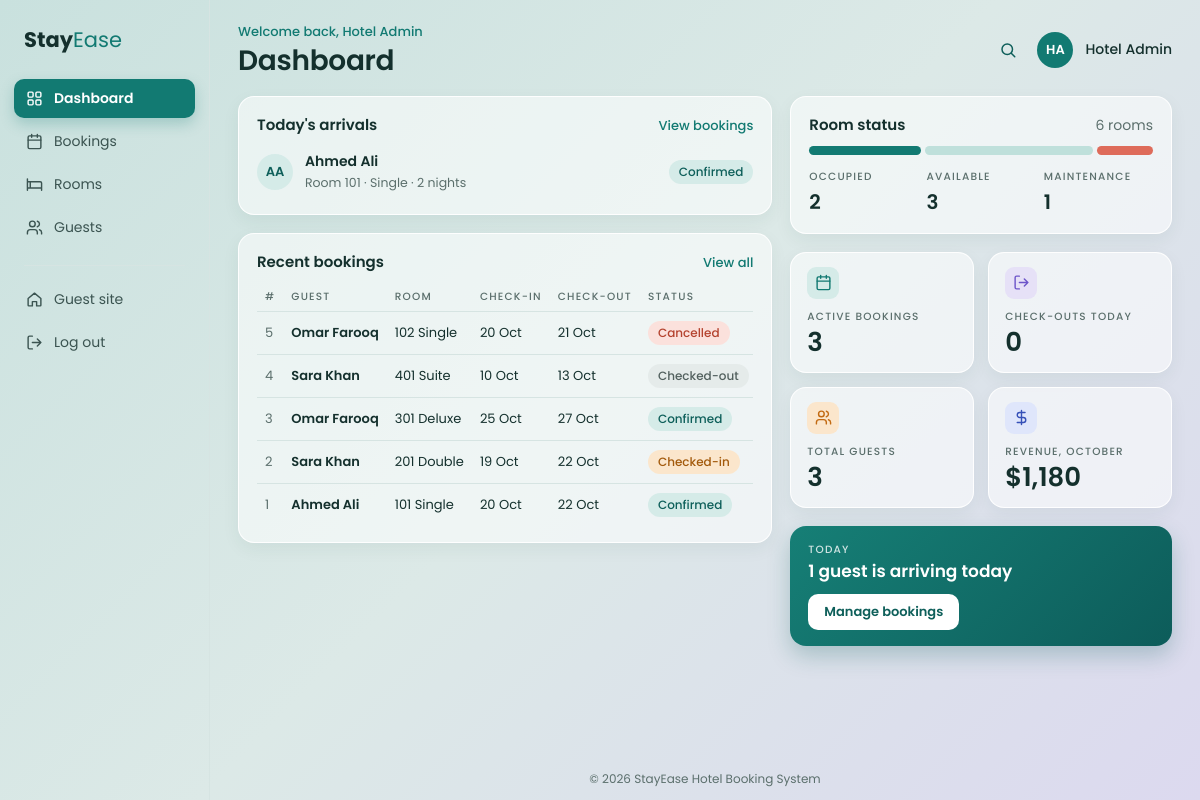
/Admin/dashboard.php (signed in), run on the app's committed database.
### tables this page shows
CREATE TABLE IF NOT EXISTS bookings (
  booking_id INT AUTO_INCREMENT PRIMARY KEY,
  guest_id INT NOT NULL,
  room_id INT NOT NULL,
  check_in DATE NOT NULL,
  check_out DATE NOT NULL,
  total_price DECIMAL(10,2) NOT NULL,
  status ENUM('Confirmed','Checked-in','Checked-out','Cancelled') NOT NULL DEFAULT 'Confirmed',
  created_at TIMESTAMP DEFAULT CURRENT_TIMESTAMP,
  CHECK (check_out > check_in),
  FOREIGN KEY (guest_id) REFERENCES guests(guest_id) ON DELETE RESTRICT,
  FOREIGN KEY (room_id) REFERENCES rooms(room_id) ON DELETE RESTRICT
);

CREATE TABLE IF NOT EXISTS guests (
  guest_id INT AUTO_INCREMENT PRIMARY KEY,
  full_name VARCHAR(100) NOT NULL,
  email VARCHAR(100) NOT NULL UNIQUE,
  phone VARCHAR(20) NOT NULL,
  password VARCHAR(255) NOT NULL,
  created_at TIMESTAMP DEFAULT CURRENT_TIMESTAMP
);

CREATE TABLE IF NOT EXISTS rooms (
  room_id INT AUTO_INCREMENT PRIMARY KEY,
  room_number VARCHAR(10) NOT NULL UNIQUE,
  room_type ENUM('Single','Double','Deluxe','Suite') NOT NULL,
  price_per_night DECIMAL(10,2) NOT NULL CHECK (price_per_night > 0),
  capacity INT NOT NULL CHECK (capacity BETWEEN 1 AND 6),
  status ENUM('Available','Maintenance') NOT NULL DEFAULT 'Available'
);

### includes/auth.php (called while the page is built, shortened)
<?php
function get_initials($name) {
    $words = explode(' ', trim($name));
    $initials = '';
    foreach ($words as $word) {
        if ($word != '') {
            $initials .= strtoupper($word[0]);
        }
    }
    return substr($initials, 0, 2);
}
?>

### Admin/dashboard.php (the view, shortened to what this page needs)
<?php
include '../includes/auth.php';
include '../config/db.php';
function get_count($conn, $sql) {
    $stmt = mysqli_prepare($conn, $sql);
    mysqli_stmt_execute($stmt);
    $result = mysqli_stmt_get_result($stmt);
    $row = mysqli_fetch_row($result);
    return $row[0];
}
$total_rooms = get_count($conn, "SELECT COUNT(*) FROM rooms");
$available_today = get_count($conn, "SELECT COUNT(*) FROM rooms
    WHERE status = 'Available'
    AND room_id NOT IN (
        SELECT room_id FROM bookings
        WHERE status IN ('Confirmed', 'Checked-in')
        AND check_in <= CURDATE() AND check_out > CURDATE()
    )");
$maintenance_rooms = get_count($conn, "SELECT COUNT(*) FROM rooms WHERE status = 'Maintenance'");
$occupied_rooms = $total_rooms - $available_today - $maintenance_rooms;
$occupied_percent = 0;
$available_percent = 0;
$maintenance_percent = 0;
if ($total_rooms > 0) {
    $occupied_percent = $occupied_rooms / $total_rooms * 100;
    $available_percent = $available_today / $total_rooms * 100;
    $maintenance_percent = $maintenance_rooms / $total_rooms * 100;
}
$active_bookings = get_count($conn, "SELECT COUNT(*) FROM bookings WHERE status IN ('Confirmed', 'Checked-in')");
$checkouts_today = get_count($conn, "SELECT COUNT(*) FROM bookings WHERE check_out = CURDATE() AND status != 'Cancelled'");
$total_guests = get_count($conn, "SELECT COUNT(*) FROM guests");
$revenue_month = get_count($conn, "SELECT COALESCE(SUM(total_price), 0) FROM bookings
    WHERE status != 'Cancelled'
    AND YEAR(check_in) = YEAR(CURDATE()) AND MONTH(check_in) = MONTH(CURDATE())");
$sql = "SELECT guests.full_name, rooms.room_number, rooms.room_type, bookings.status,
               DATEDIFF(bookings.check_out, bookings.check_in) AS nights
        FROM bookings
        JOIN guests ON bookings.guest_id = guests.guest_id
        JOIN rooms ON bookings.room_id = rooms.room_id
        WHERE bookings.check_in = CURDATE() AND bookings.status != 'Cancelled'
        ORDER BY rooms.room_number";
$stmt = mysqli_prepare($conn, $sql);
mysqli_stmt_execute($stmt);
$arrivals = mysqli_stmt_get_result($stmt);
$arrivals_count = mysqli_num_rows($arrivals);
$sql = "SELECT bookings.booking_id, guests.full_name, rooms.room_number, rooms.room_type,
               bookings.check_in, bookings.check_out, bookings.status
        FROM bookings
        JOIN guests ON bookings.guest_id = guests.guest_id
        JOIN rooms ON bookings.room_id = rooms.room_id
        ORDER BY bookings.booking_id DESC
        LIMIT 6";
$stmt = mysqli_prepare($conn, $sql);
mysqli_stmt_execute($stmt);
$recent_bookings = mysqli_stmt_get_result($stmt);
include '../includes/header.php';
?>
<div class="dashboard-grid">
  <div class="col">
    <section class="card">
      <div class="card-head">
        <h2>Today's arrivals</h2>
        <a href="bookings.php" class="card-link">View bookings</a>
      </div>
      <?php if ($arrivals_count == 0) { ?>
        <p class="empty">No guests are arriving today.</p>
      <?php } else { ?>
        <?php while ($row = mysqli_fetch_assoc($arrivals)) { ?>
          <div class="arrival">
            <span class="arrival-avatar"><?php echo htmlspecialchars(get_initials($row['full_name'])); ?></span>
            <div class="arrival-info">
              <span class="arrival-name"><?php echo htmlspecialchars($row['full_name']); ?></span>
              <span class="arrival-meta">
                Room <?php echo htmlspecialchars($row['room_number']); ?> ·
                <?php echo htmlspecialchars($row['room_type']); ?> ·
                <?php echo $row['nights']; ?> <?php echo $row['nights'] == 1 ? 'night' : 'nights'; ?>
              </span>
            </div>
            <span class="badge <?php echo strtolower($row['status']); ?>"><?php echo htmlspecialchars($row['status']); ?></span>
          </div>
        <?php } ?>
      <?php } ?>
    </section>
    <section class="card">
      <div class="card-head">
        <h2>Recent bookings</h2>
        <a href="bookings.php" class="card-link">View all</a>
      </div>
      <?php if (mysqli_num_rows($recent_bookings) == 0) { ?>
        <p class="empty">No bookings yet.</p>
      <?php } else { ?>
        <div class="table-wrap">
          <table>
            <tr>
              <th>#</th>
              <th>Guest</th>
              <th>Room</th>
              <th>Check-in</th>
              <th>Check-out</th>
              <th>Status</th>
            </tr>
            <?php while ($row = mysqli_fetch_assoc($recent_bookings)) { ?>
              <tr>
                <td class="muted"><?php echo $row['booking_id']; ?></td>
                <td class="strong"><?php echo htmlspecialchars($row['full_name']); ?></td>
                <td><?php echo htmlspecialchars($row['room_number'] . ' ' . $row['room_type']); ?></td>
                <td><?php echo date('d M', strtotime($row['check_in'])); ?></td>
                <td><?php echo date('d M', strtotime($row['check_out'])); ?></td>
                <td><span class="badge <?php echo strtolower($row['status']); ?>"><?php echo htmlspecialchars($row['status']); ?></span></td>
              </tr>
            <?php } ?>
          </table>
        </div>
      <?php } ?>
    </section>
  </div>
  <div class="col">
    <section class="card">
      <div class="card-head">
        <h2>Room status</h2>
        <span class="muted"><?php echo $total_rooms; ?> rooms</span>
      </div>
      <div class="room-bar">
        <span class="bar-occupied" style="width: <?php echo $occupied_percent; ?>%"></span>
        <span class="bar-available" style="width: <?php echo $available_percent; ?>%"></span>
        <span class="bar-maintenance" style="width: <?php echo $maintenance_percent; ?>%"></span>
      </div>
      <div class="room-counts">
        <div>
          <span class="small-label">Occupied</span>
          <span class="count-value"><?php echo $occupied_rooms; ?></span>
        </div>
        <div>
          <span class="small-label">Available</span>
          <span class="count-value"><?php echo $available_today; ?></span>
        </div>
        <div>
          <span class="small-label">Maintenance</span>
          <span class="count-value"><?php echo $maintenance_rooms; ?></span>
        </div>
      </div>
    </section>
    <div class="stat-grid">
      <div class="card stat-card">
        <span class="stat-icon teal">
          <svg viewBox="0 0 24 24" fill="none" stroke="currentColor" stroke-width="2" stroke-linecap="round" stroke-linejoin="round"><rect x="3" y="4" width="18" height="18" rx="2"/><path d="M16 2v4M8 2v4M3 10h18"/></svg>
        </span>
        <span class="small-label">Active bookings</span>
        <span class="stat-value"><?php echo $active_bookings; ?></span>
      </div>
      <div class="card stat-card">
        <span class="stat-icon purple">
          <svg viewBox="0 0 24 24" fill="none" stroke="currentColor" stroke-width="2" stroke-linecap="round" stroke-linejoin="round"><path d="M9 21H5a2 2 0 0 1-2-2V5a2 2 0 0 1 2-2h4M16 17l5-5-5-5M21 12H9"/></svg>
        </span>
        <span class="small-label">Check-outs today</span>
        <span class="stat-value"><?php echo $checkouts_today; ?></span>
      </div>
      <div class="card stat-card">
        <span class="stat-icon orange">
          <svg viewBox="0 0 24 24" fill="none" stroke="currentColor" stroke-width="2" stroke-linecap="round" stroke-linejoin="round"><path d="M16 21v-2a4 4 0 0 0-4-4H6a4 4 0 0 0-4 4v2"/><circle cx="9" cy="7" r="4"/><path d="M22 21v-2a4 4 0 0 0-3-3.87M16 3.13a4 4 0 0 1 0 7.75"/></svg>
        </span>
        <span class="small-label">Total guests</span>
        <span class="stat-value"><?php echo $total_guests; ?></span>
      </div>
      <div class="card stat-card">
        <span class="stat-icon blue">
          <svg viewBox="0 0 24 24" fill="none" stroke="currentColor" stroke-width="2" stroke-linecap="round" stroke-linejoin="round"><path d="M12 2v20M17 5H9.5a3.5 3.5 0 0 0 0 7h5a3.5 3.5 0 0 1 0 7H6"/></svg>
        </span>
        <span class="small-label">Revenue, <?php echo date('F'); ?></span>
        <span class="stat-value">$<?php echo number_format($revenue_month); ?></span>
      </div>
    </div>
    <section class="attention">
      <div>
        <span class="small-label">Today</span>
        <?php if ($arrivals_count == 0) { ?>
          <h2>No guests are arriving today</h2>
        <?php } else { ?>
          <h2><?php echo $arrivals_count; ?> <?php echo $arrivals_count == 1 ? 'guest is' : 'guests are'; ?> arriving today</h2>
        <?php } ?>
      </div>
      <a href="bookings.php" class="btn-light">Manage bookings</a>
    </section>
  </div>
</div>
<?php include '../includes/footer.php'; ?>

### data on the page
bookings: guest.full_name "AA", guest.full_name "Ahmed Ali", room.room_number "101", room.room_type "Single", nights "2", status "Confirmed", booking_id "1", room.room_type "101 Single", check_in "20 Oct", check_out "22 Oct"
bookings: booking_id "5", guest.full_name "Omar Farooq", room.room_type "102 Single", check_in "20 Oct", check_out "21 Oct", status "Cancelled"
bookings: booking_id "4", guest.full_name "Sara Khan", room.room_type "401 Suite", check_in "10 Oct", check_out "13 Oct", status "Checked-out"
bookings: booking_id "3", guest.full_name "Omar Farooq", room.room_type "301 Deluxe", check_in "25 Oct", check_out "27 Oct", status "Confirmed"
bookings: booking_id "2", guest.full_name "Sara Khan", room.room_type "201 Double", check_in "19 Oct", check_out "22 Oct", status "Checked-in"

### other printed values
$admin_name "Hotel Admin"
$page_title "Dashboard"
get_initials($admin_name) "HA"
$total_rooms "6"
$occupied_rooms "2"
$available_today "3"
$maintenance_rooms "1"
$active_bookings "3"
$checkouts_today "0"
$total_guests "3"
$revenue_month "1,180"
$arrivals_count "1"
